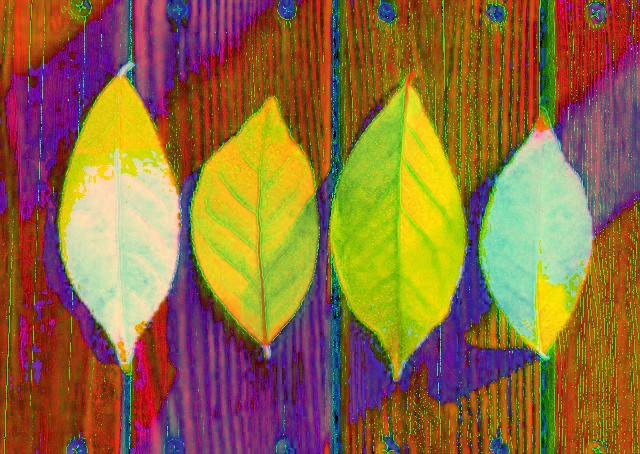
#> input picture media/hsv.jpg, 640 x 454 px
$ python convert_bgr.py
#> lines starting #> are read from the running program, lines starting #| are printed output that depends on the picture
import cv2

image = cv2.imread('media/hsv.jpg')
#> image is the input picture: shape (454, 640, 3); mean B, G, R 61.9, 107.3, 143.1
bgr = cv2.cvtColor(image, cv2.COLOR_HSV2BGR)
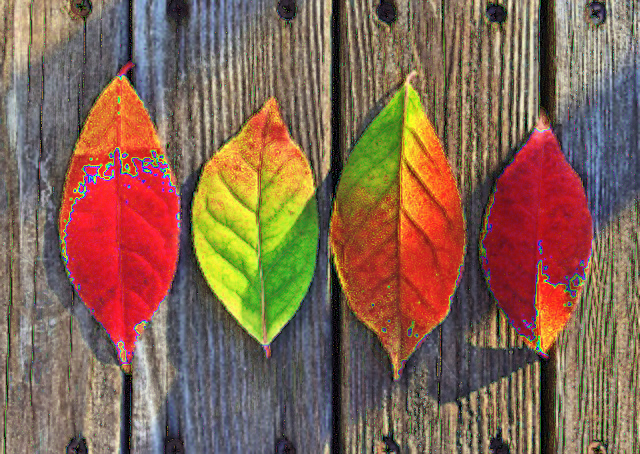
#> bgr: shape (454, 640, 3); mean B, G, R 82.1, 101.2, 132.2
cv2.imshow('BGR', bgr)
cv2.waitKey(0)
cv2.destroyAllWindows()

$ run again, with media/Leaves.jpg copied over media/hsv.jpg
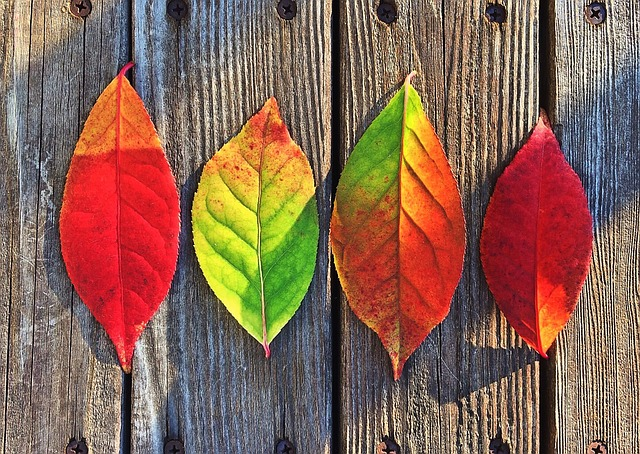
#> input picture media/Leaves.jpg, 640 x 454 px
#> image is the input picture: shape (454, 640, 3); mean B, G, R 83.7, 100.6, 136.6
#> `bgr = cv2.cvtColor(image, cv2.COLOR_HSV2BGR)`:
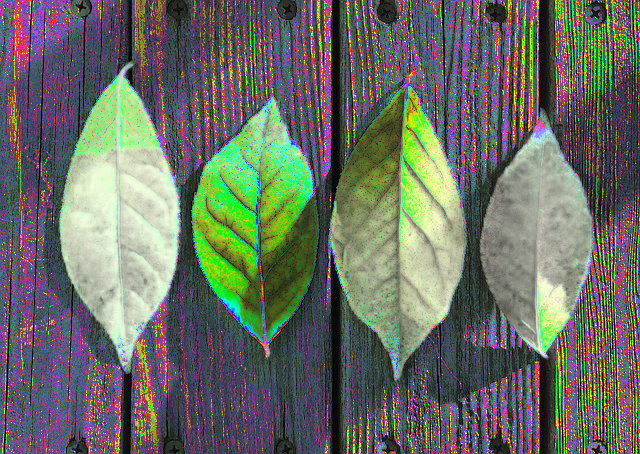
#> bgr: shape (454, 640, 3); mean B, G, R 98.7, 109.9, 105.3
